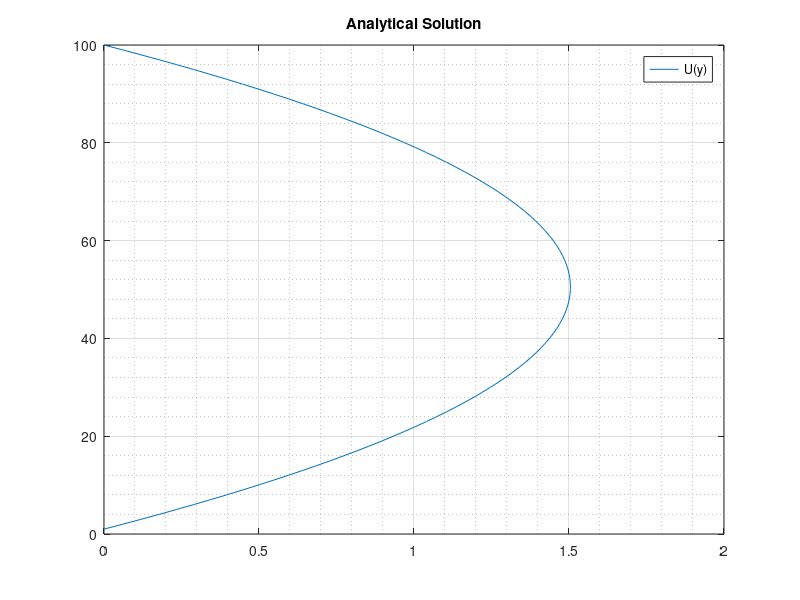

Write MATLAB code to recreate this figure.
clear;
clc,

% Geometry parameters
h = 1;

% kinematic viscosity
nue = 1; 

% Pressure gradient
delta_p = -12.037; % define this better

y = linspace(0,1,100)'; % column vector
velocity=zeros(100,1); % column vector

% Calculate the velocity
for i = 1:100
    velocity(i) = -( (delta_p)/(2*nue) ) * (h - y(i)) * y(i);
end

% File handling
fileID = fopen('analytical_soln.dat','w');
fprintf(fileID,'%10s\n','U(y)');
fprintf(fileID,'%10.8f\n',velocity);
fclose(fileID);

% plotting
y_axis = linspace(1,100,100);
plot(velocity,y_axis) 
grid on
grid minor
legend('U(y)')
title('Analytical Solution')
